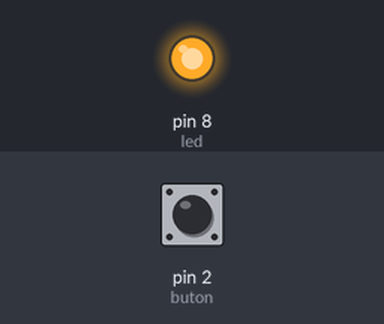
Recording of a sketch running on a simulated Arduino Uno, built with avr-gcc and run on an emulated ATmega328P. Parts: output pins drawn as LEDs (lit = HIGH). Inputs (shaded band) come from the test bench; at power-on: pin 2 (buton) HIGH.

Above: at 1.2 s.
At 3.7 s:
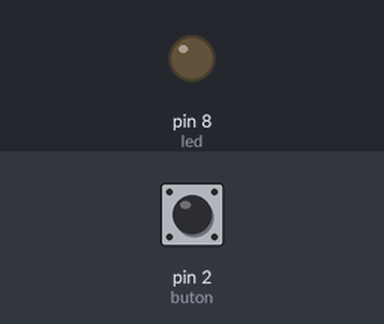
Timing chart, 0 to 6.5 s (numbered marks = the images above):
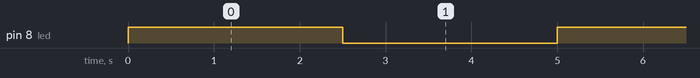

Measured:
- by itself, pin 8 (led): alternates HIGH for 2.5 s and LOW for 2.5 s

The sketch:

buton.ino
```cpp
int led = 8;   //Ledin pini tanımlanıyor.
int buton = 2;  //Buton pini tanımlanıyor
void setup() {
  noInterrupts();   //Kesmeler pasif
  pinMode(led, OUTPUT);   //Led pini çıkış
  pinMode(buton, INPUT);    //Buton pini giriş
  interrupts();   //Kesmeler aktif
  attachInterrupt(digitalPinToInterrupt(2), ledSondur, LOW);    /*0.Kesme pinine bağlı(2.dijital pin) butondan
  0(LOW) verisi gelirse ledSondur fonksiyonu ile kesmeye gidilir */
}

void loop() {
  //Klasik LED blink komutları
  digitalWrite(led, HIGH);
  delay(2500);
  digitalWrite(led, LOW);
  delay(2500);
}

void ledSondur(void) {
  //Kesme fonksiyonu. Butona basılınca led söner
  digitalWrite(led, LOW);
  delay(20);
}
```
